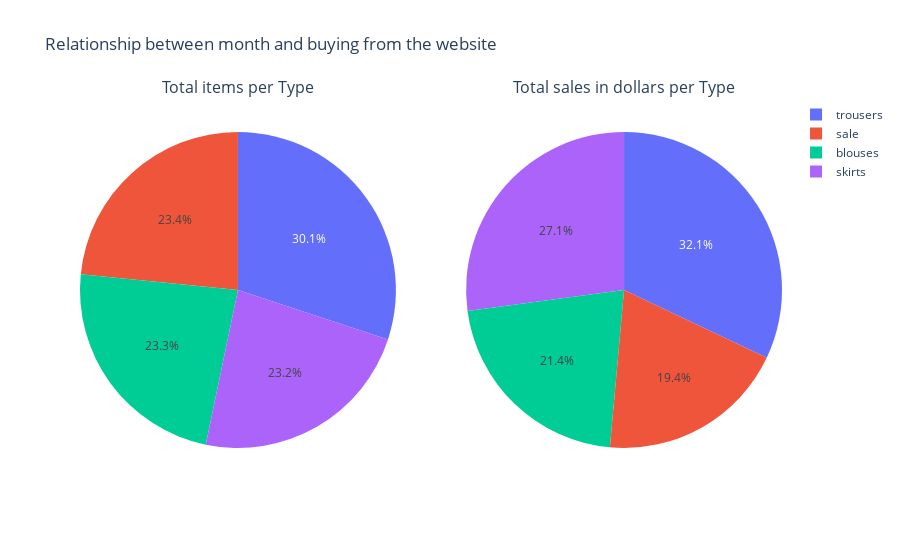

The notebook cell this image was saved under:
### Markdown cell above
## What is the best selling category?

### Code cell
df_1 = df.groupby("page 1 (main category)")[["price"]].count()
df_2 = df.groupby("page 1 (main category)")[["price"]].sum()

# Create subplots: use 'domain' type for Pie subplot
fig = make_subplots(rows=1, cols=2, specs=[[{'type': 'domain'}, {'type': 'domain'}]], 
                    subplot_titles = [
                        'Total items per Type',
                        'Total sales in dollars per Type'])

fig.add_trace(go.Pie(labels=df_1.index, values=df_1["price"], name="All monthes"),
              1, 1)
fig.add_trace(go.Pie(labels=df_2.index, values=df_2['price'], name="All months except August"),
              1, 2)

# Use `hole` to create a donut-like pie chart
fig.update_traces(hoverinfo="label+percent")

fig.update_layout(
    title_text="Relationship between month and buying from the website")

fig.show()

### Figure 1 — Plotly figure (JSON) as saved in the notebook; plotly's stock layout.template omitted (floating-point values rounded to 4 significant figures)
{"data": [{"domain": {"x": [0.0, 0.45], "y": [0.0, 1.0]}, "hoverinfo": "label+percent", "labels": ["blouses", "sale", "skirts", "trousers"], "name": "All monthes", "type": "pie", "values": [38577, 38747, 38408, 49742]}, {"domain": {"x": [0.55, 1.0], "y": [0.0, 1.0]}, "hoverinfo": "label+percent", "labels": ["blouses", "sale", "skirts", "trousers"], "name": "All months except August", "type": "pie", "values": [1554334, 1403951, 1966199, 2323692]}], "layout": {"annotations": [{"font": {"size": 16}, "showarrow": false, "text": "Total items per Type", "x": 0.225, "xanchor": "center", "xref": "paper", "y": 1.0, "yanchor": "bottom", "yref": "paper"}, {"font": {"size": 16}, "showarrow": false, "text": "Total sales in dollars per Type", "x": 0.775, "xanchor": "center", "xref": "paper", "y": 1.0, "yanchor": "bottom", "yref": "paper"}], "title": {"text": "Relationship between month and buying from the website"}}}
